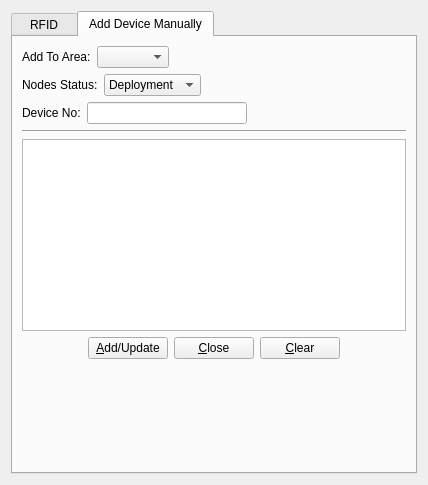
<?xml version="1.0" encoding="UTF-8"?>
<ui version="4.0">
 <class>DeploySystem</class>
 <widget class="QDialog" name="DeploySystem">
  <property name="geometry">
   <rect>
    <x>0</x>
    <y>0</y>
    <width>428</width>
    <height>485</height>
   </rect>
  </property>
  <property name="windowTitle">
   <string>Dialog</string>
  </property>
  <layout class="QVBoxLayout" name="verticalLayout_2">
   <item>
    <widget class="QTabWidget" name="tabWidget">
     <property name="currentIndex">
      <number>1</number>
     </property>
     <widget class="QWidget" name="tab">
      <attribute name="title">
       <string>  RFID  </string>
      </attribute>
      <layout class="QVBoxLayout" name="verticalLayout">
       <item>
        <widget class="QFrame" name="frame">
         <property name="frameShape">
          <enum>QFrame::Box</enum>
         </property>
         <property name="frameShadow">
          <enum>QFrame::Raised</enum>
         </property>
         <layout class="QGridLayout" name="gridLayout" rowstretch="0,0,1">
          <item row="1" column="1">
           <widget class="IpAddrEdit" name="ipAddrEdit">
            <property name="maximumSize">
             <size>
              <width>180</width>
              <height>16777215</height>
             </size>
            </property>
            <property name="frameShape">
             <enum>QFrame::StyledPanel</enum>
            </property>
            <property name="frameShadow">
             <enum>QFrame::Raised</enum>
            </property>
           </widget>
          </item>
          <item row="0" column="0">
           <widget class="QLabel" name="label">
            <property name="text">
             <string>Label:</string>
            </property>
           </widget>
          </item>
          <item row="0" column="1">
           <widget class="QLineEdit" name="lineEdit">
            <property name="text">
             <string>RFID</string>
            </property>
            <property name="readOnly">
             <bool>true</bool>
            </property>
           </widget>
          </item>
          <item row="1" column="0">
           <widget class="QLabel" name="label_2">
            <property name="text">
             <string>Host IP:</string>
            </property>
           </widget>
          </item>
          <item row="2" column="0">
           <widget class="QLabel" name="label_3">
            <property name="text">
             <string>Port:</string>
            </property>
           </widget>
          </item>
          <item row="2" column="1">
           <widget class="QLineEdit" name="portEdit">
            <property name="text">
             <string>6000</string>
            </property>
            <property name="readOnly">
             <bool>false</bool>
            </property>
           </widget>
          </item>
          <item row="1" column="2">
           <spacer name="horizontalSpacer_5">
            <property name="orientation">
             <enum>Qt::Horizontal</enum>
            </property>
            <property name="sizeHint" stdset="0">
             <size>
              <width>40</width>
              <height>20</height>
             </size>
            </property>
           </spacer>
          </item>
         </layout>
        </widget>
       </item>
       <item>
        <widget class="Line" name="line">
         <property name="orientation">
          <enum>Qt::Horizontal</enum>
         </property>
        </widget>
       </item>
       <item>
        <layout class="QHBoxLayout" name="horizontalLayout_4">
         <item>
          <widget class="QLabel" name="label_5">
           <property name="text">
            <string>Current Area:</string>
           </property>
          </widget>
         </item>
         <item>
          <widget class="QComboBox" name="areaCbx"/>
         </item>
         <item>
          <spacer name="horizontalSpacer_6">
           <property name="orientation">
            <enum>Qt::Horizontal</enum>
           </property>
           <property name="sizeHint" stdset="0">
            <size>
             <width>40</width>
             <height>20</height>
            </size>
           </property>
          </spacer>
         </item>
        </layout>
       </item>
       <item>
        <layout class="QHBoxLayout" name="horizontalLayout">
         <item>
          <widget class="QLabel" name="label_4">
           <property name="text">
            <string>Nodes Status:</string>
           </property>
          </widget>
         </item>
         <item>
          <widget class="QComboBox" name="workStatusCbx">
           <item>
            <property name="text">
             <string>Deployment</string>
            </property>
           </item>
           <item>
            <property name="text">
             <string>Pick Up</string>
            </property>
           </item>
           <item>
            <property name="text">
             <string>Both</string>
            </property>
           </item>
          </widget>
         </item>
         <item>
          <spacer name="horizontalSpacer_7">
           <property name="orientation">
            <enum>Qt::Horizontal</enum>
           </property>
           <property name="sizeHint" stdset="0">
            <size>
             <width>40</width>
             <height>20</height>
            </size>
           </property>
          </spacer>
         </item>
        </layout>
       </item>
       <item>
        <layout class="QHBoxLayout" name="horizontalLayout_2">
         <item>
          <widget class="QCheckBox" name="ConCbx">
           <property name="text">
            <string>connect</string>
           </property>
          </widget>
         </item>
         <item>
          <spacer name="horizontalSpacer">
           <property name="orientation">
            <enum>Qt::Horizontal</enum>
           </property>
           <property name="sizeHint" stdset="0">
            <size>
             <width>40</width>
             <height>20</height>
            </size>
           </property>
          </spacer>
         </item>
        </layout>
       </item>
       <item>
        <widget class="QTextBrowser" name="textBrowser"/>
       </item>
       <item>
        <layout class="QHBoxLayout" name="horizontalLayout_3">
         <item>
          <spacer name="horizontalSpacer_2">
           <property name="orientation">
            <enum>Qt::Horizontal</enum>
           </property>
           <property name="sizeHint" stdset="0">
            <size>
             <width>40</width>
             <height>20</height>
            </size>
           </property>
          </spacer>
         </item>
         <item>
          <widget class="QPushButton" name="clearBtn">
           <property name="text">
            <string>Clear</string>
           </property>
          </widget>
         </item>
         <item>
          <spacer name="horizontalSpacer_3">
           <property name="orientation">
            <enum>Qt::Horizontal</enum>
           </property>
           <property name="sizeHint" stdset="0">
            <size>
             <width>40</width>
             <height>20</height>
            </size>
           </property>
          </spacer>
         </item>
         <item>
          <widget class="QPushButton" name="closeBtn">
           <property name="text">
            <string>Close</string>
           </property>
          </widget>
         </item>
         <item>
          <spacer name="horizontalSpacer_4">
           <property name="orientation">
            <enum>Qt::Horizontal</enum>
           </property>
           <property name="sizeHint" stdset="0">
            <size>
             <width>40</width>
             <height>20</height>
            </size>
           </property>
          </spacer>
         </item>
        </layout>
       </item>
      </layout>
     </widget>
     <widget class="QWidget" name="tab_2">
      <attribute name="title">
       <string>Add Device Manually</string>
      </attribute>
      <layout class="QVBoxLayout" name="verticalLayout_3">
       <item>
        <layout class="QHBoxLayout" name="horizontalLayout_5">
         <item>
          <widget class="QLabel" name="label_6">
           <property name="text">
            <string>Add To Area:</string>
           </property>
          </widget>
         </item>
         <item>
          <widget class="QComboBox" name="addToAreaCbx"/>
         </item>
         <item>
          <spacer name="horizontalSpacer_10">
           <property name="orientation">
            <enum>Qt::Horizontal</enum>
           </property>
           <property name="sizeHint" stdset="0">
            <size>
             <width>40</width>
             <height>20</height>
            </size>
           </property>
          </spacer>
         </item>
        </layout>
       </item>
       <item>
        <layout class="QHBoxLayout" name="horizontalLayout_6">
         <item>
          <widget class="QLabel" name="label_7">
           <property name="text">
            <string>Nodes Status:</string>
           </property>
          </widget>
         </item>
         <item>
          <widget class="QComboBox" name="workStatusCbx2">
           <item>
            <property name="text">
             <string>Deployment</string>
            </property>
           </item>
           <item>
            <property name="text">
             <string>Pick Up</string>
            </property>
           </item>
           <item>
            <property name="text">
             <string>Both</string>
            </property>
           </item>
          </widget>
         </item>
         <item>
          <spacer name="horizontalSpacer_11">
           <property name="orientation">
            <enum>Qt::Horizontal</enum>
           </property>
           <property name="sizeHint" stdset="0">
            <size>
             <width>40</width>
             <height>20</height>
            </size>
           </property>
          </spacer>
         </item>
        </layout>
       </item>
       <item>
        <layout class="QHBoxLayout" name="horizontalLayout_7">
         <item>
          <widget class="QLabel" name="label_8">
           <property name="text">
            <string>Device No:</string>
           </property>
          </widget>
         </item>
         <item>
          <widget class="QLineEdit" name="deviceNoEdit"/>
         </item>
         <item>
          <spacer name="horizontalSpacer_12">
           <property name="orientation">
            <enum>Qt::Horizontal</enum>
           </property>
           <property name="sizeHint" stdset="0">
            <size>
             <width>40</width>
             <height>20</height>
            </size>
           </property>
          </spacer>
         </item>
        </layout>
       </item>
       <item>
        <widget class="Line" name="line_2">
         <property name="orientation">
          <enum>Qt::Horizontal</enum>
         </property>
        </widget>
       </item>
       <item>
        <widget class="QTextBrowser" name="textBrowser2"/>
       </item>
       <item>
        <layout class="QHBoxLayout" name="horizontalLayout_9">
         <item>
          <spacer name="horizontalSpacer_13">
           <property name="orientation">
            <enum>Qt::Horizontal</enum>
           </property>
           <property name="sizeHint" stdset="0">
            <size>
             <width>40</width>
             <height>20</height>
            </size>
           </property>
          </spacer>
         </item>
         <item>
          <widget class="QPushButton" name="addBtn">
           <property name="text">
            <string>&amp;Add/Update</string>
           </property>
          </widget>
         </item>
         <item>
          <widget class="QPushButton" name="closeBtn2">
           <property name="text">
            <string>&amp;Close</string>
           </property>
          </widget>
         </item>
         <item>
          <widget class="QPushButton" name="pushButton">
           <property name="text">
            <string>&amp;Clear</string>
           </property>
          </widget>
         </item>
         <item>
          <spacer name="horizontalSpacer_9">
           <property name="orientation">
            <enum>Qt::Horizontal</enum>
           </property>
           <property name="sizeHint" stdset="0">
            <size>
             <width>40</width>
             <height>20</height>
            </size>
           </property>
          </spacer>
         </item>
        </layout>
       </item>
       <item>
        <spacer name="verticalSpacer">
         <property name="orientation">
          <enum>Qt::Vertical</enum>
         </property>
         <property name="sizeHint" stdset="0">
          <size>
           <width>20</width>
           <height>40</height>
          </size>
         </property>
        </spacer>
       </item>
      </layout>
     </widget>
    </widget>
   </item>
  </layout>
 </widget>
 <customwidgets>
  <customwidget>
   <class>IpAddrEdit</class>
   <extends>QFrame</extends>
   <header>gpublicwidgets.h</header>
   <container>1</container>
  </customwidget>
 </customwidgets>
 <resources/>
 <connections/>
</ui>
